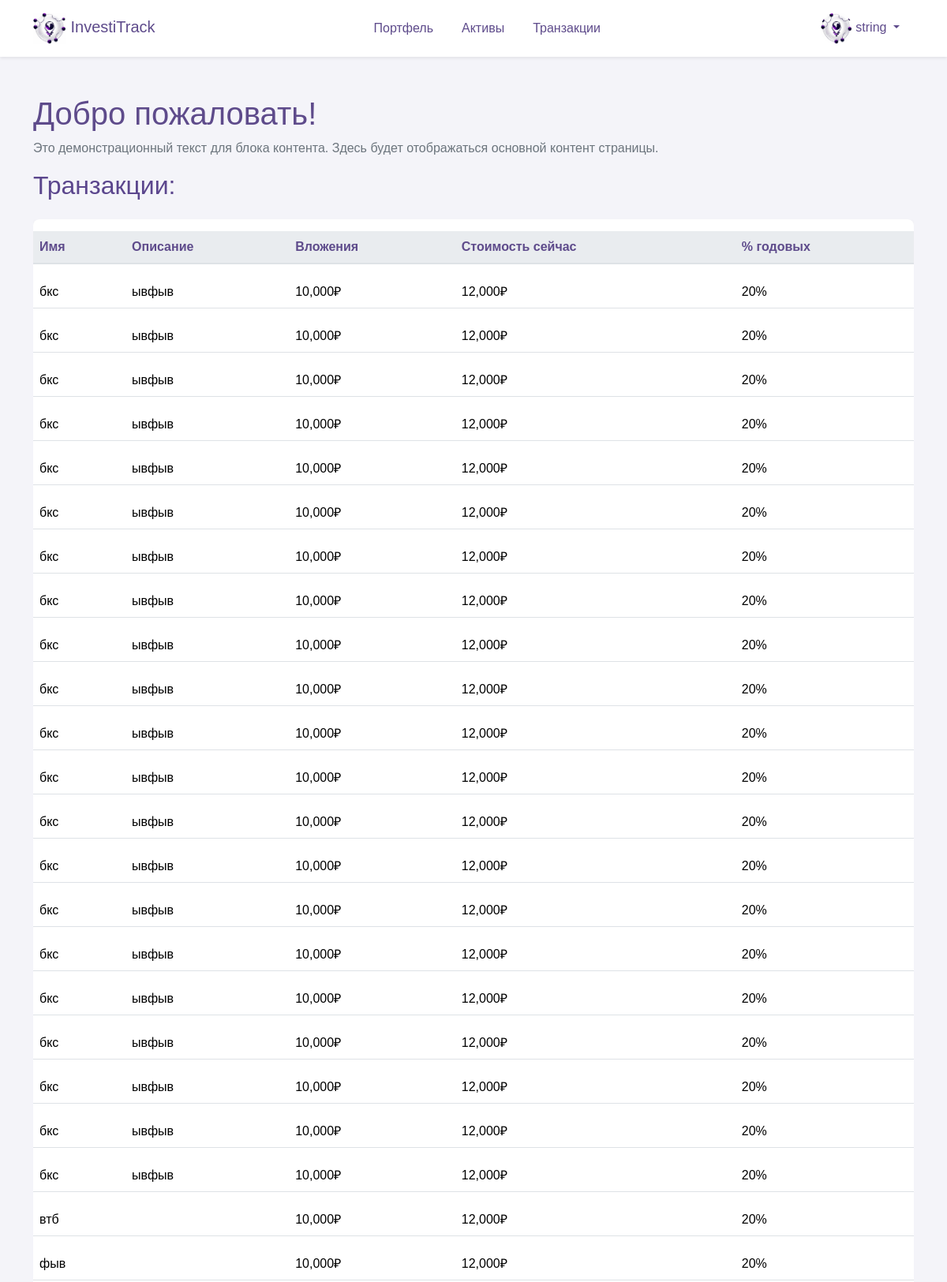
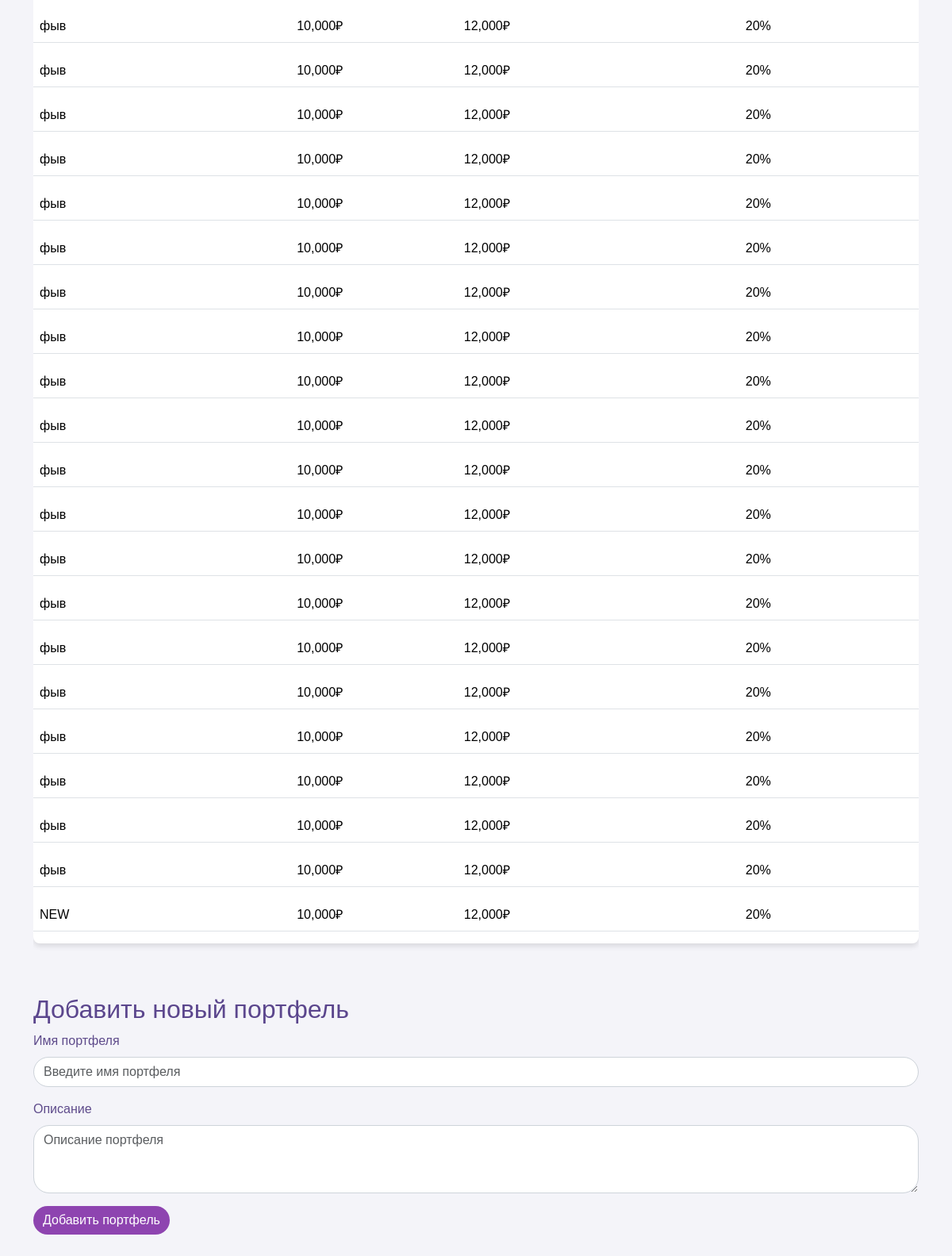
Page /portfolio (signed in) on the committed database (2 pictures, top to bottom).
### database/models.py (models this page shows, shortened)
class User(Base):
    __tablename__ = "user"
    id = Column(Integer, primary_key=True)
    username = Column(String, unique=True)
    email = Column(String, unique=True)
    password = Column(String)
    asset_types = relationship("AssetType", back_populates="user")
    portfolios = relationship("Portfolio", back_populates="user")

class Portfolio(Base):
    __tablename__ = "portfolio"
    id = Column(Integer, primary_key=True)
    name = Column(String)
    description = Column(String)
    user_id = Column(Integer, ForeignKey("user.id"))
    user = relationship("User", back_populates="portfolios")
    assets = relationship("Asset", back_populates="portfolio")

### frontend/router.py (the view)
@router.get("/portfolio")
async def get_portfolio(
    request: Request,
    user: User = Depends(get_user_or_redirect),
    session: AsyncSession = Depends(get_session),
):
    data = await CRUDPortfolio.get_all_by_user_id(session, user.id)
    return templates.TemplateResponse(
        "pages/portfolio.html", {"request": request, "user": user, "data": data}
    )

### frontend/template/pages/portfolio.html (shortened to what this page needs)
{% extends "base/base.html" %}
{% block content %}
<div class="row">
    <div class="col-12">
        <h1>Добро пожаловать!</h1>
        <p>Это демонстрационный текст для блока контента. Здесь будет отображаться основной контент страницы.</p>
        <div class="row">
            <div class="col-12">
                <h2 class="mb-4">Транзакции:</h2>
                <div class="table-responsive">
                    <table class="table table-hover table-shadow table-rounded">
                        <thead>
                            <tr>
                                <th scope="col">Имя</th>
                                <th scope="col">Описание</th>
                                <th scope="col">Вложения</th>
                                <th scope="col">Стоимость сейчас</th>
                                <th scope="col">% годовых</th>
                            </tr>
                        </thead>
                        <tbody>
                            {% for portfolio in data %}
                            <tr>
                                <td>{{portfolio.name}}</td>
                                <td>{{portfolio.description}}</td>
                                <td>10,000₽</td>
                                <td>12,000₽</td>
                                <td>20%</td>
                            </tr>
                            {% endfor %}
                        </tbody>
                    </table>
                </div>
            </div>
        </div>
        <div class="mt-5">
            <h2>Добавить новый портфель</h2>
            <form action="/portfolio" method="post">
                <div class="mb-3">
                    <label for="portfolioName" class="form-label">Имя портфеля</label>
                    <input type="text" class="form-control" id="name" name="name" placeholder="Введите имя портфеля">
                </div>
                <div class="mb-3">
                    <label for="portfolioDescription" class="form-label">Описание</label>
                    <textarea class="form-control" id="description" name="description" rows="3"
                        placeholder="Описание портфеля" default=" "></textarea>
                </div>
                <button type="submit" class="btn btn-primary">Добавить портфель</button>
            </form>
        </div>
    </div>
</div>
{% endblock %}

### frontend/template/base/base.html (shortened to what this page needs)
<!DOCTYPE html>
<html lang="ru">
<head>
    <link rel="stylesheet" href="https://cdn.jsdelivr.net/npm/bootstrap@5.3.2/dist/css/bootstrap.min.css">
    <link rel="stylesheet" href="/assets/css/base.css">
</head>
<body>
    {% include "base/nav.html" %}
    <div class="container my-5">
        {% block content %}{% endblock %}
    </div>
</body>
</html>

### frontend/template/base/nav.html (shortened to what this page needs)
<nav class="navbar navbar-expand-lg navbar-light shadow-sm">
    <div class="container">
      <a class="navbar-brand" href="/">
        <img src="/assets/img/logo2.png" alt="InvestiTrack Logo" id="brand-logo" style="max-height: 40px;"> InvestiTrack
      </a>
      <div class="collapse navbar-collapse" id="navbarNav">
        {% if user %}
        <ul class="navbar-nav mx-auto">
          <li class="nav-item">
            <a class="nav-link" href="/portfolio">Портфель</a>
          </li>
          <li class="nav-item">
            <a class="nav-link" href="/assert">Активы</a>
          </li>
          <li class="nav-item">
            <a class="nav-link" href="/transaction">Транзакции</a>
          </li>
        </ul>
        <ul class="navbar-nav">
          <li class="nav-item dropdown">
            <a class="nav-link dropdown-toggle" href="#" id="navbarDropdownMenuLink" data-bs-toggle="dropdown"
              aria-expanded="false">
              <img src="/assets/img/logo2.png" alt="Профиль" style="border-radius: 50%; width: 40px; height: 40px;">
              {{user.username}}
            </a>
          </li>
        </ul>
        {% endif %}
      </div>
    </div>
  </nav>

### frontend/assets/css/base.css (style rules this page uses)
body { margin: 0; font-family: 'Nunito Sans', Arial, sans-serif; background-color: #f4f4f9; }
.navbar { background-color: #ffffff; box-shadow: 0 4px 6px rgba(0, 0, 0, 0.1); }
.navbar-brand, .nav-link { color: #5e4b8b !important; }
.nav-link { margin: 0 10px; border-radius: 20px; transition: background-color 0.3s, color 0.3s; }
h1 { color: #5e4b8b; }
h2 { color: #5b468d; }
p { color: #6c757d; }
.table { background-color: #ffffff; color: #5e4b8b; border-collapse: separate; border-spacing: 0 15px; }
.table th, .table td { border-top: none !important; vertical-align: middle; }
.table thead th { background-color: #e9ecef; color: #5e4b8b; border-bottom: 2px solid #dee2e6; }
.table td { padding: .5rem; }
.table-rounded { border-radius: .5rem; overflow: hidden; }
.table-shadow { box-shadow: 0 4px 6px rgba(0, 0, 0, 0.1); }
.form-label { color: #5e4b8b; }
.form-control { border-radius: 20px; border: 1px solid #ced4da; transition: border-color 0.3s, box-shadow 0.3s; }
.btn { border-radius: 20px; }
.btn-primary { background-color: #8e44b0; border: none; color: #ffffff; transition: background-color 0.3s, color 0.3s, box-shadow 0.3s; }

### rows in the picture
User: username "string"
Portfolio: name "бкс", description "ывфыв"
Portfolio: name "бкс", description "ывфыв"
Portfolio: name "бкс", description "ывфыв"
Portfolio: name "бкс", description "ывфыв"
Portfolio: name "бкс", description "ывфыв"
Portfolio: name "бкс", description "ывфыв"
Portfolio: name "бкс", description "ывфыв"
Portfolio: name "бкс", description "ывфыв"
Portfolio: name "бкс", description "ывфыв"
Portfolio: name "бкс", description "ывфыв"
Portfolio: name "бкс", description "ывфыв"
Portfolio: name "бкс", description "ывфыв"
Portfolio: name "бкс", description "ывфыв"
Portfolio: name "бкс", description "ывфыв"
Portfolio: name "бкс", description "ывфыв"
Portfolio: name "бкс", description "ывфыв"
Portfolio: name "бкс", description "ывфыв"
Portfolio: name "бкс", description "ывфыв"
Portfolio: name "бкс", description "ывфыв"
Portfolio: name "бкс", description "ывфыв"
Portfolio: name "бкс", description "ывфыв"
Portfolio: name "втб"
Portfolio: name "фыв"
Portfolio: name "фыв"
Portfolio: name "фыв"
Portfolio: name "фыв"
Portfolio: name "фыв"
Portfolio: name "фыв"
Portfolio: name "фыв"
Portfolio: name "фыв"
Portfolio: name "фыв"
Portfolio: name "фыв"
Portfolio: name "фыв"
Portfolio: name "фыв"
Portfolio: name "фыв"
Portfolio: name "фыв"
Portfolio: name "фыв"
Portfolio: name "фыв"
Portfolio: name "фыв"
Portfolio: name "фыв"
Portfolio: name "фыв"
Portfolio: name "фыв"
Portfolio: name "фыв"
Portfolio: name "NEW"
